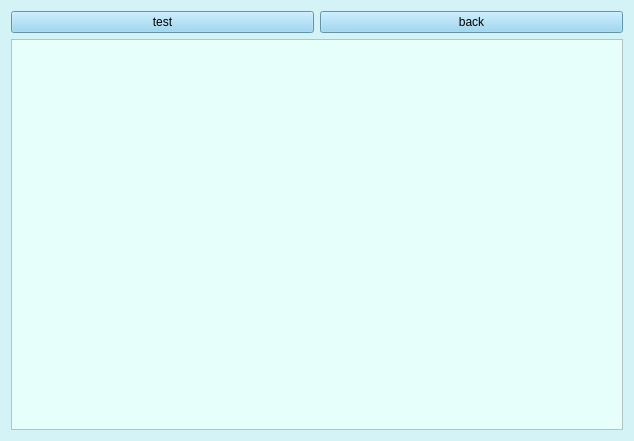
<?xml version="1.0" encoding="UTF-8"?>
<ui version="4.0">
 <class>tenw_words</class>
 <widget class="QWidget" name="tenw_words">
  <property name="geometry">
   <rect>
    <x>0</x>
    <y>0</y>
    <width>634</width>
    <height>441</height>
   </rect>
  </property>
  <property name="windowTitle">
   <string>Form</string>
  </property>
  <property name="styleSheet">
   <string notr="true">*{
	background-color: rgb(212, 243, 246);
}</string>
  </property>
  <layout class="QGridLayout" name="gridLayout">
   <item row="0" column="0">
    <widget class="QPushButton" name="pushButton">
     <property name="styleSheet">
      <string notr="true">background:rgb(137, 207, 240) ;
font: 700 9pt &quot;Microsoft YaHei UI&quot;;</string>
     </property>
     <property name="text">
      <string>test</string>
     </property>
    </widget>
   </item>
   <item row="0" column="1">
    <widget class="QPushButton" name="pushButton_2">
     <property name="styleSheet">
      <string notr="true">background:rgb(137, 207, 240) ;
font: 700 9pt &quot;Microsoft YaHei UI&quot;;</string>
     </property>
     <property name="text">
      <string>back</string>
     </property>
    </widget>
   </item>
   <item row="1" column="0" colspan="2">
    <widget class="QTableView" name="tableView">
     <property name="styleSheet">
      <string notr="true">background-color: rgb(231, 255, 250);</string>
     </property>
    </widget>
   </item>
  </layout>
 </widget>
 <resources/>
 <connections/>
</ui>
